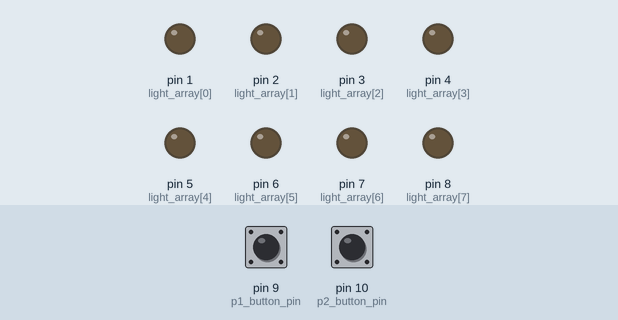
A sketch run on a simulated Arduino Uno, built with avr-gcc and run on an emulated ATmega328P. On the bench: output pins drawn as LEDs (lit = HIGH). Dashed ring = blinking. The inputs (shaded band) are chosen by the test bench; at power-on: pin 9 (p1_button_pin) HIGH, pin 10 (p2_button_pin) HIGH.

Above: at 2.0 s.
2.1 s: pin 9 (p1_button_pin) pulled LOW for 0.15 s
At 2.35 s:
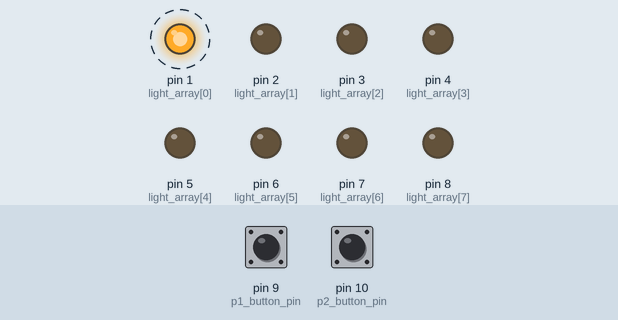
5.1 s: pin 9 (p1_button_pin) pulled LOW for 1 s
At 6.75 s:
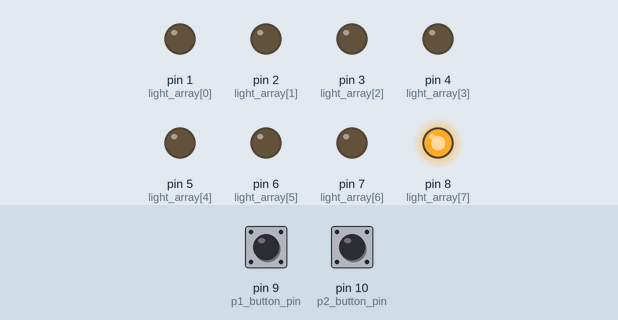
8.1 s: pin 9 (p1_button_pin) pulled LOW for 3.2 s
At 9.05 s:
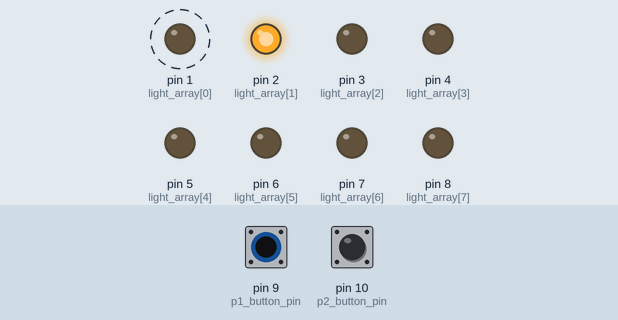
Timing chart, 0 to 12.0 s (numbered marks = the images above; inputs shaded):
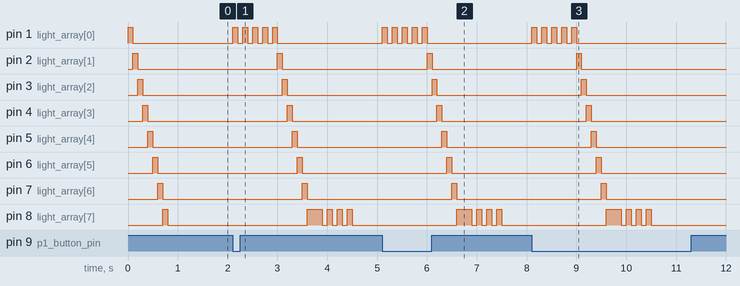

Measured:
- after the input at 2.1 s, pin 1 (light_array[0]): alternates HIGH for 0.10 s and LOW for 0.10 s, 10 changes in all, then stays LOW, starting at once; pin 2 (light_array[1]): LOW → HIGH after 0.90 s, → LOW 0.10 s later
- after the input at 5.1 s, pin 1 (light_array[0]): alternates HIGH for 0.10 s and LOW for 0.10 s, 10 changes in all, then stays LOW, starting at once; pin 2 (light_array[1]): LOW → HIGH after 0.90 s, → LOW 0.10 s later
- after the input at 8.1 s, pin 1 (light_array[0]): alternates HIGH for 0.10 s and LOW for 0.10 s, 10 changes in all, then stays LOW, starting at once; pin 2 (light_array[1]): LOW → HIGH after 0.90 s, → LOW 0.10 s later

The sketch:

pong_1d.ino
```cpp
//One-Dimensional Pong Game for the Elefu MMC84
//Coded by: Tim Anderson
//Date: 2013-06-17

/*
This is the code to run a one-dimensional pong game off the Elefu MMC84.

It operated by having two players with one button each, and a row
of LEDs between them. One player will press a button, and the game
begins. Then, the other player must press their button when the LED
reaches the green LED on the end of the row. If the player does not
press their button when the LED is on the green, their green LED
will blink indicating that they lost. If they press it in time, the
lights will travel back to the original player's direction, and that
player must hit the button when the green LED at the end of the row
is on.

This back and forth motion will continue until one player misses.
Also, the speed that the lights travel from side to side increases
every time someone correctly presses a button, making the game speed
up more and more until someone loses.

This is a simple and fun circuit that you can make with your friends
or children and will give you a way to learn about microcontrollers,
while building a fun and challenging game of skill.
*/

//debounce library for buttons
#include <Bounce.h>

#define START_DELAY_TIME 100
#define DELAY_INCREMENT 2
#define DEBOUNCE_TIME 1

//these are for controlling LED flow direction
#define ASCENDING 1
#define DESCENDING 2

#define NUM_LEDS 8
int light_array[] = {1, 2, 3, 4, 5, 6, 7, 8};

int p1_button_pin = 9;
int p2_button_pin = 10;
Bounce p1b = Bounce(p1_button_pin, DEBOUNCE_TIME);
Bounce p2b = Bounce(p2_button_pin, DEBOUNCE_TIME);

//controls the direction the LEDs scan
int dir = ASCENDING;
//controls wether a game is currently being played
bool is_playing = false;
//this is the LED currently being lit as it progresses across the board
int current_LED = 0;
//this tells if it has blinked before the game starts
bool has_blinked = false;
//this is the actual current delay time
unsigned long delay_time = START_DELAY_TIME;
//this is the time the light last changed
unsigned long last_light_change = 0;
//this lets the game know if the player hit a button while the last LED was lit
bool p_hit = false;


void setup(){
  //set buttons as inputs
  pinMode(p1_button_pin, INPUT_PULLUP);
  pinMode(p2_button_pin, INPUT_PULLUP);
  //set LEDs as outputs and light them all up at the default speed
  for(int i=0; i<NUM_LEDS; i++){
    pinMode(light_array[i], OUTPUT);
    digitalWrite(light_array[i], HIGH);
    delay(START_DELAY_TIME);
    digitalWrite(light_array[i], LOW);
  }
}

void loop(){
  //update buttons every loop
  p1b.update();
  p2b.update();

  //do nothing until one of the two buttons is pressed
  if(p1b.fallingEdge() || p2b.fallingEdge()){//check to see if either button was pressed down
    //set the led closest to the button that was pressed as the starting LED
    if(p1b.fallingEdge()){//button 1 was pressed
      current_LED = 0;
      is_playing = true;
      has_blinked = false;
      dir = ASCENDING;
    }
    else{//has to have been button 2 that was pressed
      current_LED = NUM_LEDS-1;
      is_playing = true;
      has_blinked = false;
      dir = DESCENDING;
    }
  }
  if(is_playing){
    //blink the player that pressed the button's green light 3 times before starting
    if(!has_blinked){
      blink_indication();
      digitalWrite(light_array[current_LED], HIGH);
      has_blinked = true;
      last_light_change = millis();
    }
    //start the game. It will be trapped in here until someone misses
    while(is_playing){//we're INSIDE the game!
      p1b.update();
      p2b.update();

      //ascending light movements, check for falling edge during only when current_LED = NUM_LEDS-1
      if(dir == ASCENDING){
        if(current_LED < NUM_LEDS-1){//if it's not the last LED
          if(last_light_change + delay_time <= millis()){//check to see if enough time has passed to change the LED
            digitalWrite(light_array[current_LED], LOW);
            current_LED = current_LED + 1;
            digitalWrite(light_array[current_LED], HIGH);
            last_light_change = millis();
          }
        }
        else{
          if(p2b.read()== LOW){//on the last LED only, check every cycle to see if the player hit the button in time
            //you only need to worry about p2 when ti is ascending
            p_hit = true;
          }
          if(last_light_change + delay_time*2 <= millis()){//check to see if enough time has passed to send it back at your opponent.
            if(p_hit == true){//if the player hit it in time, send it back
              dir = DESCENDING;
              digitalWrite(light_array[current_LED], LOW);
              current_LED = current_LED - 1;
              digitalWrite(light_array[current_LED], HIGH);
              last_light_change = millis();
              delay_time = delay_time - DELAY_INCREMENT;
              p_hit = false;
            }
            else{//you lose
              if(current_LED == NUM_LEDS-1){//only lose if it's on the last LED
                is_playing = false;
              }
            }
          }//if(last_light_change...
        }//else
      }//if(dir == ASCENDING)


      //now basically the same as above, but the led moves down instead of up and blinks when current_LED == 0:
      //descending light movements, check for falling edge during only when current_LED = 0
      if(dir == DESCENDING){
        if(current_LED > 0){//if it's not the last LED
          if(last_light_change + delay_time <= millis()){//check to see if enough time has passed to change the LED
            digitalWrite(light_array[current_LED], LOW);
            current_LED = current_LED - 1;
            digitalWrite(light_array[current_LED], HIGH);
            last_light_change = millis();
          }
        }
        else{
          if(p1b.read()==LOW){//on the last LED only, check every cycle to see if the player hit the button in time
            //you only need to worry about p1 when ti is ascending
            p_hit = true;
          }
          if(last_light_change + delay_time*2 <= millis()){//check to see if enough time has passed to send it back at your opponent.
            if(p_hit == true){//if the player hit it in time, send it back
              dir = ASCENDING;
              digitalWrite(light_array[current_LED], LOW);
              current_LED = current_LED + 1;
              digitalWrite(light_array[current_LED], HIGH);
              last_light_change = millis();
              delay_time = delay_time - DELAY_INCREMENT;
              p_hit = false;
            }
            else{//you lose
              if(current_LED == 0){//only lose if it's on the last led
                is_playing = false;
              }
            }
          }//if(last_light_change...
        }//else
      }//if(dir == ASCENDING)

      //before finishing once is_playing is false, blink 3 times on the loser's led.
      if(!is_playing){
        for(int i=0; i<NUM_LEDS; i++){//turn all LEDs off
          digitalWrite(light_array[i], LOW);
        }
        if(dir == ASCENDING){//blink the loser
          current_LED = NUM_LEDS-1;
          blink_indication();
        }
        if(dir == DESCENDING){//blink the loser
          current_LED = 0;
          blink_indication();
        }
        //reset delay time to default
        delay_time = START_DELAY_TIME;
      }
    }//while(is_playing)
  }

}

void blink_indication(){
      digitalWrite(light_array[current_LED], HIGH);
      delay(START_DELAY_TIME);
      digitalWrite(light_array[current_LED], LOW);
      delay(START_DELAY_TIME);
      digitalWrite(light_array[current_LED], HIGH);
      delay(START_DELAY_TIME);
      digitalWrite(light_array[current_LED], LOW);
      delay(START_DELAY_TIME);
      digitalWrite(light_array[current_LED], HIGH);
      delay(START_DELAY_TIME);
      digitalWrite(light_array[current_LED], LOW);
      delay(START_DELAY_TIME);
      digitalWrite(light_array[current_LED], HIGH);
      delay(START_DELAY_TIME);
      digitalWrite(light_array[current_LED], LOW);
      delay(START_DELAY_TIME);
}
```
